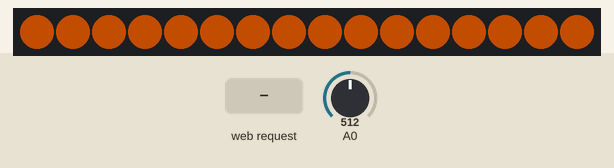
A program run on a simulated ESP8266 (NodeMCU). Shown: 16 RGB LEDs in strip order, left to right. The inputs (shaded band) are chosen by the test bench; at power-on: A0 = 512. Dim RGB values are drawn brighter than linear; WiFi joins after 1.5 s; servers stay silent unless stated; random numbers use the default seed unless the program sets one; what the program prints to the serial monitor is not drawn.

Above: at 2.8 s.
2.9 s: HTTP request GET /toggle received
At 4.95 s:
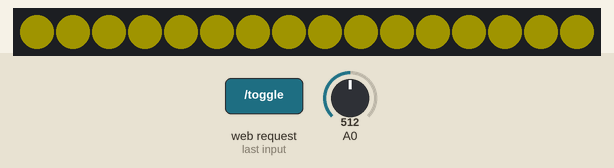
5.2 s: HTTP request GET /brightness?value=red received
At 6.4 s:
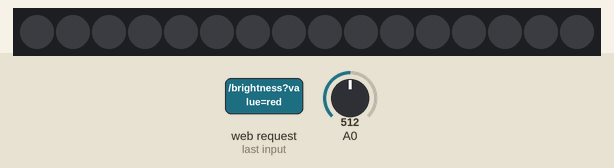
6.7 s: HTTP request GET /brightness?value=1 received
At 7.4 s:
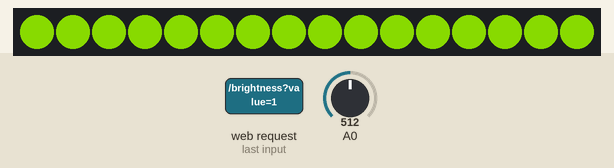
8.2 s: HTTP request GET /brightness?value=green received
At 8.9 s:
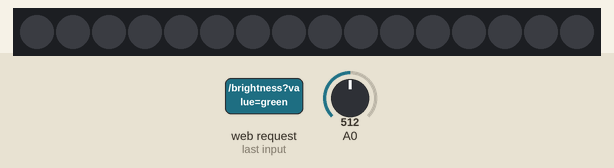
9.7 s: HTTP request GET /brightness?value=120&color=120&r=120 received
At 12.14 s:
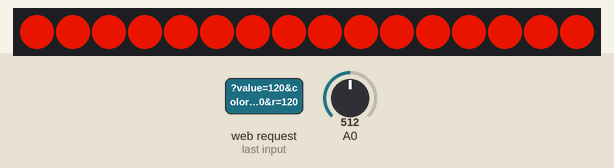
12.7 s: HTTP request GET /brightness?value=1&color=1&r=1 received
At 15.58 s:
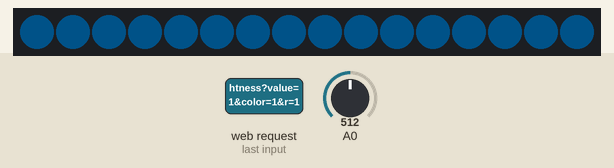

The program:

main.cpp
```cpp
#include <Arduino.h>
#include <ESP8266WiFi.h>
#include <ESP8266WebServer.h>
#include <NeoPixelBus.h>
#include <NeoPixelAnimator.h>
#include <ESP8266HTTPUpdateServer.h>

const char* ssid = WIFI_SSID;
const char* password = WIFI_PASSWORD;

const uint16_t PixelCount = 16;
const uint8_t PixelPin = 2;
const uint8_t AnimationChannels = 1;

NeoPixelBus<NeoGrbFeature, NeoEsp8266BitBang800KbpsMethod> strip(PixelCount, PixelPin);
NeoPixelAnimator animations(AnimationChannels);
boolean fadeToColor = true;

ESP8266WebServer server(80);
ESP8266HTTPUpdateServer httpUpdater;

struct MyAnimationState
{
    RgbColor StartingColor;
    RgbColor EndingColor;
};

MyAnimationState animationState[AnimationChannels];

float currentBrightness = 0.35f;
bool animationEnabled = false;  // Start with animation disabled


RgbColor currentColor = RgbColor(255, 100, 0);

void SetRandomSeed()
{
    uint32_t seed = analogRead(0);
    for (int shifts = 3; shifts < 31; shifts += 3)
    {
        seed ^= analogRead(0) << shifts;
        delay(1);
    }
    randomSeed(seed);
}

void BlendAnimUpdate(const AnimationParam& param)
{
    RgbColor updatedColor = RgbColor::LinearBlend(
        animationState[param.index].StartingColor,
        animationState[param.index].EndingColor,
        param.progress);

    updatedColor = RgbColor::LinearBlend(RgbColor(0, 0, 0), updatedColor, currentBrightness);

    for (uint16_t pixel = 0; pixel < PixelCount; pixel++)
    {
        strip.SetPixelColor(pixel, updatedColor);
    }
}

void FadeInFadeOutRinseRepeat()
{
    if (fadeToColor)
    {
        RgbColor target = HslColor(random(360) / 360.0f, 1.0f, 0.5f);
        uint16_t time = random(5000, 10000);

        animationState[0].StartingColor = strip.GetPixelColor<RgbColor>(0);
        animationState[0].EndingColor = target;

        animations.StartAnimation(0, time, BlendAnimUpdate);
    }
    else
    {
        uint16_t time = random(3000, 5000);

        animationState[0].StartingColor = strip.GetPixelColor<RgbColor>(0);
        animationState[0].EndingColor = RgbColor(0);

        animations.StartAnimation(0, time, BlendAnimUpdate);
    }

    fadeToColor = !fadeToColor;
}

void handleRoot() {
    String html = "<html>";
    html += "<head><title>LED LAMP NEOPIXEL</title></head>";
    html += "<body><h1>NeoPixel Control</h1>";
    html += "<p><a href='/ota_update'>Update Firmware</a></p>";
    html += "<p><a href='/toggle'>Toggle Animation</a></p>";
    html += "<p>Brightness: <a href='/brightness?value=0.1'>Low</a> | <a href='/brightness?value=0.4'>Medium</a> | <a href='/brightness?value=0.7'>High</a> | <a href='/brightness?value=1.0'>Maximum</a></p>";
    html += "<p><a href='/setcolor?color=red'>Red</a> | <a href='/setcolor?color=green'>Green</a> | <a href='/setcolor?color=blue'>Blue</a> | <a href='/setcolor?color=white'>White</a> | <a href='/setcolor?color=warmwhite'>Warm White</a></p>";
    html += "<p><a href='/off'><strong>SWITCH OFF</strong></a></p>";
    html += "<form action='/setcustomcolor' method='get'>";
    html += "R: <input type='number' name='r' min='0' max='255' required>";
    html += "G: <input type='number' name='g' min='0' max='255' required>";
    html += "B: <input type='number' name='b' min='0' max='255' required>";
    html += "<input type='submit' style='display: block;' value='Set Custom Color'>";
    html += "</form>";
    html += "</body></html>";
    server.send(200, "text/html", html);
}

const char update_page[] PROGMEM = R"=====(
    <!DOCTYPE html>
    <html><head><title>Flash this ESP8266!</title></head><body>
    <h2>Welcome!</h2>
    You are successfully connected to your ESP8266 via its WiFi.<br>
    Please click the button to proceed and upload a new binary firmware!<br><br>
    <b>Be sure to double check the firmware (.bin) is suitable for your chip!<br>
    I am not to be held liable if you accidentally flash a cat pic instead or something goes wrong during the update!<br>
    You are solely responsible for using this tool!</b><br><br>
    <form><input type="button" value="Select firmware..." onclick="window.location.href='/update'" />
    </form><br>
    </body></html>
    )=====";

void handleToggle() {
    animationEnabled = !animationEnabled;
    if (!animationEnabled) {
        // If animation is disabled, revert to warm white
        RgbColor warmWhite = RgbColor::LinearBlend(RgbColor(0, 0, 0), currentColor, currentBrightness);
        for (uint16_t i = 0; i < PixelCount; i++) {
            strip.SetPixelColor(i, warmWhite);
        }
        strip.Show();
    }
    server.sendHeader("Location", "/");
    server.send(303);
}

void turnOffNeoPixels() {
    for (uint16_t pixel = 0; pixel < PixelCount; pixel++) {
        strip.SetPixelColor(pixel, RgbColor(0, 0, 0));
    }
    strip.Show();
    server.sendHeader("Location", "/");
    server.send(303);
}

void handleBrightness() {
    if (server.hasArg("value")) {
        currentBrightness = server.arg("value").toFloat();
        Serial.printf("Brightness set to: %f\n", currentBrightness);

        // Update the current color with new brightness
        RgbColor color = RgbColor::LinearBlend(RgbColor(0, 0, 0), currentColor, currentBrightness);
        for (uint16_t pixel = 0; pixel < PixelCount; pixel++) {
            strip.SetPixelColor(pixel, color);
        }
        strip.Show();
    }
    server.sendHeader("Location", "/");
    server.send(303);
}


void handleSetColor() {
    if (server.hasArg("color")) {
        String colorName = server.arg("color");
        if (colorName == "red") currentColor = RgbColor(255, 0, 0);
        else if (colorName == "green") currentColor = RgbColor(0, 255, 0);
        else if (colorName == "blue") currentColor = RgbColor(0, 0, 255);
        else if (colorName == "white") currentColor = RgbColor(255, 255, 255);
        else if (colorName == "warmwhite") currentColor = RgbColor(255, 100, 0);
        else {
            server.send(400, "text/plain", "Invalid color");
            return;
        }

        RgbColor color = RgbColor::LinearBlend(RgbColor(0, 0, 0), currentColor, currentBrightness);
        for (uint16_t pixel = 0; pixel < PixelCount; pixel++) {
            strip.SetPixelColor(pixel, color);
        }
        strip.Show();
        animationEnabled = false;
        Serial.printf("Color set to: %s\n", colorName.c_str());
    }
    server.sendHeader("Location", "/");
    server.send(303);
}

void handleSetCustomColor() {
    if (server.hasArg("r") && server.hasArg("g") && server.hasArg("b")) {
        int r = server.arg("r").toInt();
        int g = server.arg("g").toInt();
        int b = server.arg("b").toInt();

        // Ensure values are within 0-255 range
        r = constrain(r, 0, 255);
        g = constrain(g, 0, 255);
        b = constrain(b, 0, 255);

        currentColor = RgbColor(r, g, b);

        RgbColor color = RgbColor::LinearBlend(RgbColor(0, 0, 0), currentColor, currentBrightness);
        for (uint16_t pixel = 0; pixel < PixelCount; pixel++) {
            strip.SetPixelColor(pixel, color);
        }
        strip.Show();
        animationEnabled = false;
        Serial.printf("Custom color set to RGB(%d, %d, %d)\n", r, g, b);
    } else {
        server.send(400, "text/plain", "Missing RGB values");
        return;
    }
    server.sendHeader("Location", "/");
    server.send(303);
}

void initializeStrip() {
    Serial.println("Initializing NeoPixel strip...");

    strip.Begin();
    strip.Show(); // Initialize all pixels to 'off'

    // Set warm white color
    RgbColor warmWhite = RgbColor::LinearBlend(RgbColor(0, 0, 0), currentColor, currentBrightness);
    for (uint16_t i = 0; i < PixelCount; i++) {
        strip.SetPixelColor(i, warmWhite);
    }
    strip.Show();

    Serial.println("NeoPixel strip initialized with warm white color");
}

void handleUpdateView() {
  server.send(200, "text/html", update_page);
}


void setup() {
    // Short delay to ensure stable power-up
    delay(100);

    Serial.begin(115200);
    while (!Serial);
    Serial.println("\nStarting up...");

    // Initialize NeoPixel strip
    initializeStrip();


    // Setup WiFi
    WiFi.mode(WIFI_STA);
    WiFi.begin(ssid, password);
    Serial.print("Connecting to WiFi");
    while (WiFi.status() != WL_CONNECTED) {
        delay(500);
        Serial.print(".");
    }
    Serial.println("\nConnected to WiFi");
    Serial.print("IP address: ");
    Serial.println(WiFi.localIP());


    // Setup web server
    server.on("/", handleRoot);
    server.on("/toggle", handleToggle);
    server.on("/brightness", handleBrightness);
    server.on("/setcolor", handleSetColor);
    server.on("/setcustomcolor", handleSetCustomColor);
    server.on("/ota_update", handleUpdateView);
    server.on("/off", turnOffNeoPixels);
    server.begin();
    Serial.println("HTTP server started");
    httpUpdater.setup(&server);
    SetRandomSeed();
}

void loop() {
    server.handleClient();

    if (animationEnabled) {
        if (animations.IsAnimating()) {
            animations.UpdateAnimations();
            strip.Show();
        } else {
            FadeInFadeOutRinseRepeat();
        }
    }
}
```

Measured:
- after the input at 2.9 s, the LEDs: first change at once (image 1 shows a later state)
- after the input at 6.7 s, the LEDs: first change at once (image 3 shows a later state)
- after the input at 9.7 s, the LEDs: first change at once (image 5 shows a later state)
